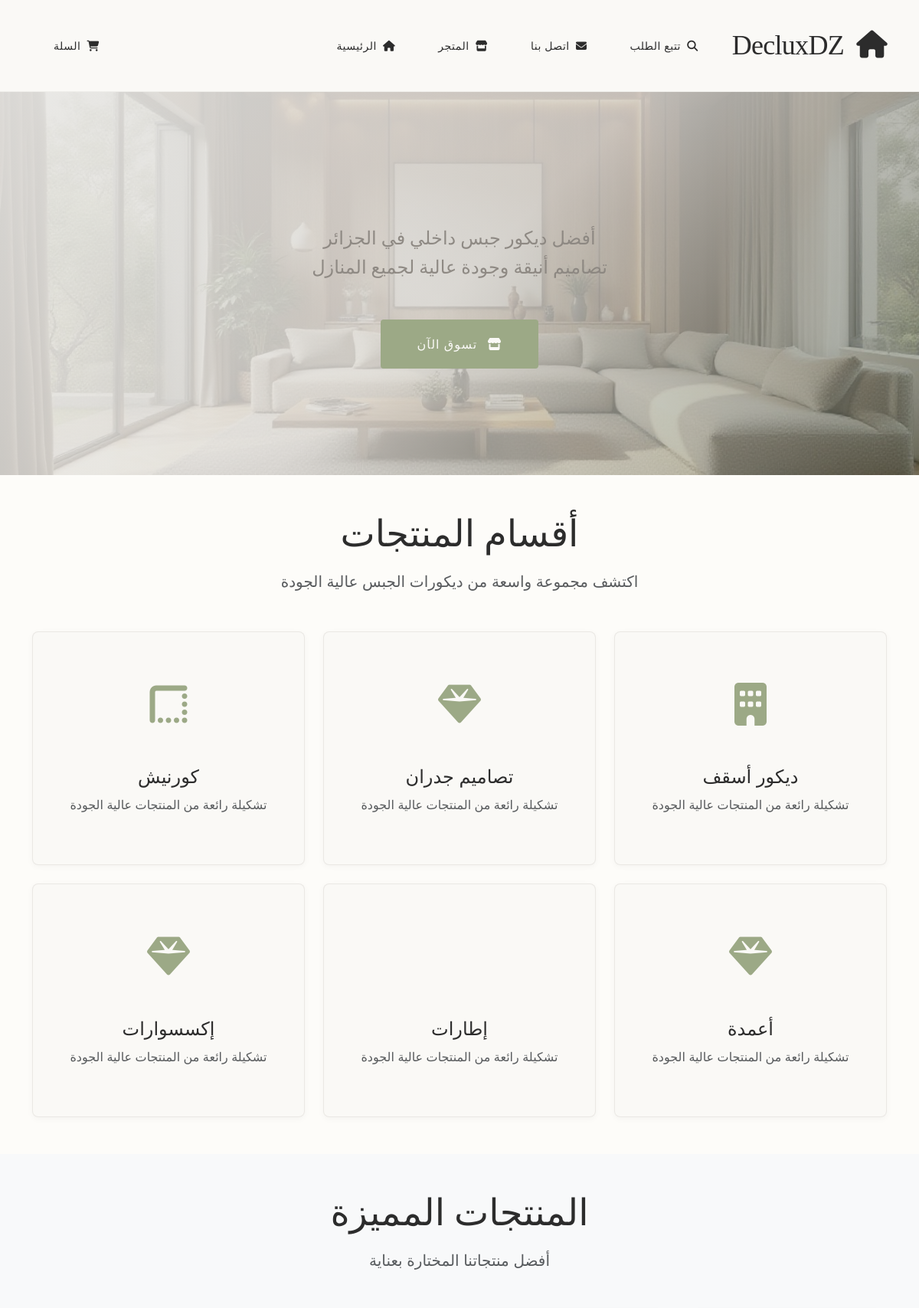
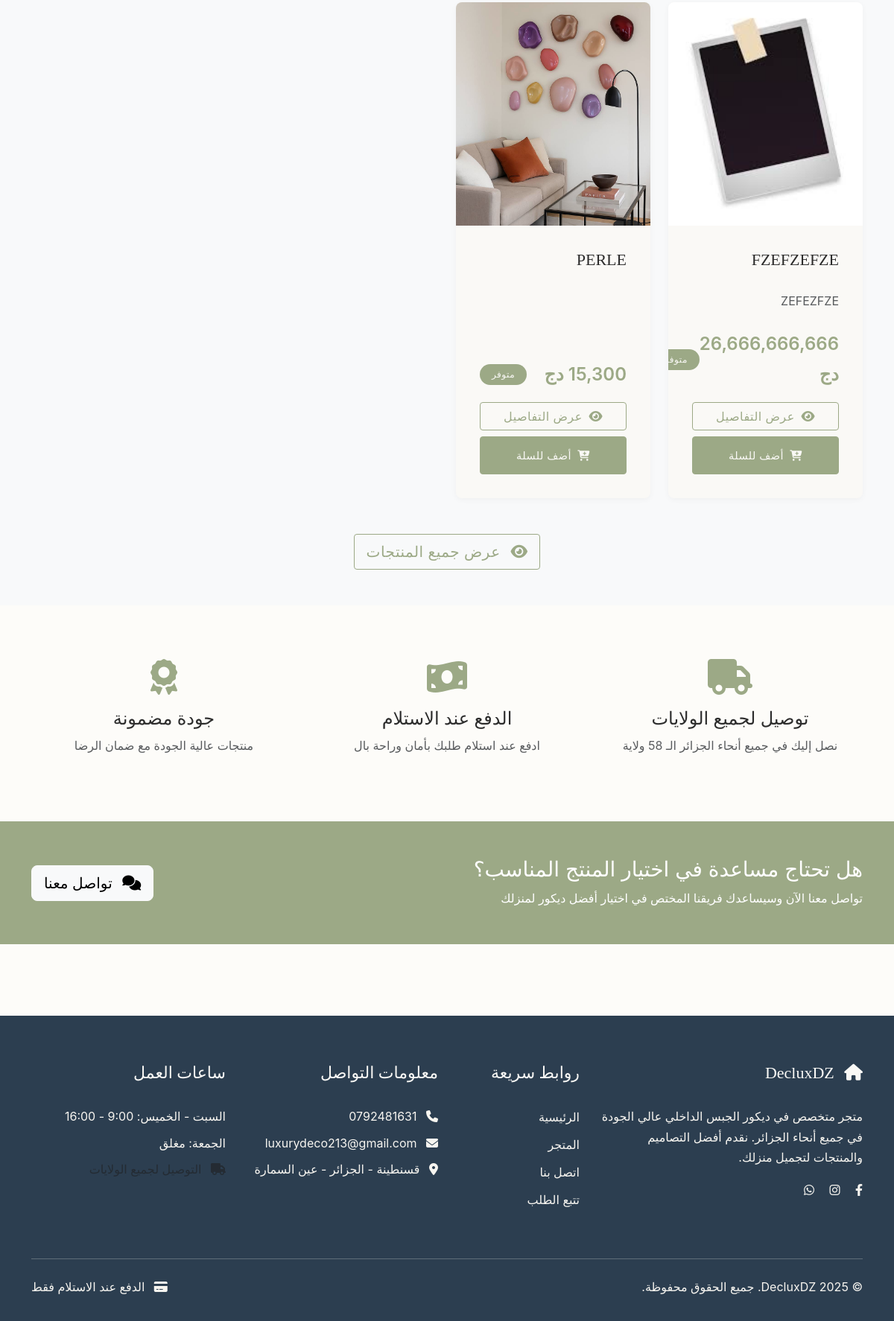
The page / on the database its author committed (2 pictures, top to bottom).
### models.py (models this page shows)
class Category(db.Model):
    id = db.Column(db.Integer, primary_key=True)
    name = db.Column(db.String(100), nullable=False)
    name_ar = db.Column(db.String(100), nullable=False)
    description = db.Column(db.Text)
    created_at = db.Column(db.DateTime, default=datetime.utcnow)
    products = db.relationship('Product', backref='category', lazy=True)

class Product(db.Model):
    id = db.Column(db.Integer, primary_key=True)
    name = db.Column(db.String(200), nullable=False)
    name_ar = db.Column(db.String(200), nullable=False)
    description = db.Column(db.Text)
    description_ar = db.Column(db.Text)
    price = db.Column(db.Float, nullable=False)
    category_id = db.Column(db.Integer, db.ForeignKey('category.id'), nullable=False)
    image_url = db.Column(db.String(200))
    additional_images = db.Column(db.Text)  # JSON string of image URLs
    in_stock = db.Column(db.Boolean, default=True)
    featured = db.Column(db.Boolean, default=False)
    created_at = db.Column(db.DateTime, default=datetime.utcnow)
    updated_at = db.Column(db.DateTime, default=datetime.utcnow, onupdate=datetime.utcnow)
    order_items = db.relationship('OrderItem', backref='product', lazy=True)

### routes.py (the view)
@app.route('/')
def index():
    featured_products = Product.query.filter_by(featured=True, in_stock=True).limit(8).all()
    categories = Category.query.all()
    return render_template('index.html',
                         featured_products=featured_products,
                         categories=categories)

### app.py (called while the page is built)
@app.context_processor
def inject_csrf_token():
    return dict(csrf_token=generate_csrf)

### routes.py (called while the page is built)
@app.context_processor
def inject_cart_count():
    cart_count = 0
    if 'cart' in session:
        cart_count = sum(session['cart'].values())
    return {'cart_count': cart_count}

### templates/index.html (shortened to what this page needs)
{% extends "base.html" %}
{% block content %}
<section class="hero-section" style="
    background-image: linear-gradient(rgba(0,0,0,0.5), rgba(0,0,0,0.3)), url('{{ url_for('static', filename='images/deco.jpg') }}');
    background-size: cover;
    background-position: center center;
    background-repeat: no-repeat;
    background-attachment: scroll;
    min-height: 500px;
    display: flex;
    align-items: center;
">
    <div class="container">
        <div class="hero-content">
            <p class="hero-subtitle">
                أفضل ديكور جبس داخلي في الجزائر
                <br>
                تصاميم أنيقة وجودة عالية لجميع المنازل
            </p>
            <a href="{{ url_for('shop') }}" class="btn btn-hero btn-lg">
                <i class="fas fa-store me-2"></i>
                تسوق الآن
            </a>
        </div>
    </div>
</section>
<section class="py-5">
    <div class="container">
        <div class="text-center mb-5">
            <h2 class="display-5 fw-bold text-primary mb-3">أقسام المنتجات</h2>
            <p class="lead text-muted">اكتشف مجموعة واسعة من ديكورات الجبس عالية الجودة</p>
        </div>
        <div class="row g-4">
            {% if categories %}
                {% for category in categories %}
                <div class="col-lg-4 col-md-6">
                    <a href="{{ url_for('shop', category=category.id) }}" class="category-card d-block">
                        <div class="category-icon">
                            {% if 'سقف' in category.name_ar %}
                                <i class="fas fa-building"></i>
                            {% elif 'جدار' in category.name_ar %}
                                <i class="fas fa-paint-roller"></i>
                            {% elif 'كورنيش' in category.name_ar %}
                                <i class="fas fa-border-style"></i>
                            {% elif 'عمود' in category.name_ar %}
                                <i class="fas fa-columns"></i>
                            {% elif 'إطار' in category.name_ar %}
                                <i class="fas fa-frame"></i>
                            {% else %}
                                <i class="fas fa-gem"></i>
                            {% endif %}
                        </div>
                        <h4 class="fw-bold">{{ category.name_ar }}</h4>
                        <p class="text-muted">{{ category.description or 'تشكيلة رائعة من المنتجات عالية الجودة' }}</p>
                    </a>
                </div>
                {% endfor %}
            {% endif %}
        </div>
    </div>
</section>
<section class="py-5 bg-light">
    <div class="container">
        <div class="text-center mb-5">
            <h2 class="display-5 fw-bold text-primary mb-3">المنتجات المميزة</h2>
            <p class="lead text-muted">أفضل منتجاتنا المختارة بعناية</p>
        </div>
        {% if featured_products %}
        <div class="row g-4">
            {% for product in featured_products %}
            <div class="col-lg-3 col-md-6">
                <div class="card h-100">
                    {% if product.image_url %}
                    <img src="{{ url_for('static', filename='uploads/' + product.image_url) }}"
                         class="card-img-top"
                         alt="{{ product.name_ar }}"
                         onerror="this.src='https://via.placeholder.com/300x250?text=صورة+غير+متوفرة'">
                    {% else %}
                    <img src="https://via.placeholder.com/300x250?text={{ product.name_ar }}"
                         class="card-img-top"
                         alt="{{ product.name_ar }}">
                    {% endif %}
                    <div class="card-body d-flex flex-column">
                        <h5 class="product-title">{{ product.name_ar }}</h5>
                        {% if product.description_ar %}
                        <p class="card-text text-muted flex-grow-1">
                            {{ product.description_ar[:100] }}
                        </p>
                        {% endif %}
                        <div class="mt-auto">
                            <div class="d-flex justify-content-between align-items-center mb-3">
                                <span class="product-price">{{ "{:,.0f}".format(product.price) }} دج</span>
                                <span class="badge bg-success">متوفر</span>
                            </div>
                            <div class="d-grid gap-2">
                                <a href="{{ url_for('product_detail', id=product.id) }}"
                                   class="btn btn-outline-primary">
                                    <i class="fas fa-eye me-1"></i> عرض التفاصيل
                                </a>
                                <form method="POST" action="{{ url_for('add_to_cart') }}" class="d-inline">
                                    <button type="submit" class="btn btn-primary w-100">
                                        <i class="fas fa-cart-plus me-1"></i> أضف للسلة
                                    </button>
                                </form>
                            </div>
                        </div>
                    </div>
                </div>
            </div>
            {% endfor %}
        </div>
        <div class="text-center mt-5">
            <a href="{{ url_for('shop') }}" class="btn btn-outline-primary btn-lg">
                <i class="fas fa-eye me-2"></i>
                عرض جميع المنتجات
            </a>
        </div>
        {% endif %}
    </div>
</section>
<section class="py-5">
    <div class="container">
        <div class="row g-4">
            <div class="col-lg-4 text-center">
                <div class="p-4">
                    <div class="mb-3">
                        <i class="fas fa-truck fa-3x text-primary"></i>
                    </div>
                    <h4>توصيل لجميع الولايات</h4>
                    <p class="text-muted">نصل إليك في جميع أنحاء الجزائر الـ 58 ولاية</p>
                </div>
            </div>
            <div class="col-lg-4 text-center">
                <div class="p-4">
                    <div class="mb-3">
                        <i class="fas fa-money-bill-wave fa-3x text-primary"></i>
                    </div>
                    <h4>الدفع عند الاستلام</h4>
                    <p class="text-muted">ادفع عند استلام طلبك بأمان وراحة بال</p>
                </div>
            </div>
            <div class="col-lg-4 text-center">
                <div class="p-4">
                    <div class="mb-3">
                        <i class="fas fa-award fa-3x text-primary"></i>
                    </div>
                    <h4>جودة مضمونة</h4>
                    <p class="text-muted">منتجات عالية الجودة مع ضمان الرضا</p>
                </div>
            </div>
        </div>
    </div>
</section>
<section class="py-5 bg-primary text-white">
    <div class="container">
        <div class="row align-items-center">
            <div class="col-lg-8">
                <h3 class="fw-bold mb-2">هل تحتاج مساعدة في اختيار المنتج المناسب؟</h3>
                <p class="mb-0 opacity-90">
                    تواصل معنا الآن وسيساعدك فريقنا المختص في اختيار أفضل ديكور لمنزلك
                </p>
            </div>
            <div class="col-lg-4 text-lg-end">
                <a href="{{ url_for('contact') }}" class="btn btn-light btn-lg">
                    <i class="fas fa-comments me-2"></i>
                    تواصل معنا
                </a>
            </div>
        </div>
    </div>
</section>
{% endblock %}

### templates/base.html (shortened to what this page needs)
<!DOCTYPE html>
<html lang="ar" dir="rtl">
<head>
    <link href="https://cdn.jsdelivr.net/npm/bootstrap@5.3.0/dist/css/bootstrap.rtl.min.css" rel="stylesheet">
    <link href="https://cdnjs.cloudflare.com/ajax/libs/font-awesome/6.4.0/css/all.min.css" rel="stylesheet">
    <link href="{{ url_for('static', filename='css/style.css') }}" rel="stylesheet">
</head>
<body>
    <nav class="navbar navbar-expand-lg navbar-dark">
        <div class="container">
            <a class="navbar-brand" href="{{ url_for('index') }}">
                <i class="fas fa-home-lg-alt me-2"></i>
                DecluxDZ
            </a>
            <div class="collapse navbar-collapse" id="navbarNav">
                <ul class="navbar-nav me-auto">
                    <li class="nav-item">
                        <a class="nav-link" href="{{ url_for('index') }}">
                            <i class="fas fa-home me-1"></i> الرئيسية
                        </a>
                    </li>
                    <li class="nav-item">
                        <a class="nav-link" href="{{ url_for('shop') }}">
                            <i class="fas fa-store me-1"></i> المتجر
                        </a>
                    </li>
                    <li class="nav-item">
                        <a class="nav-link" href="{{ url_for('contact') }}">
                            <i class="fas fa-envelope me-1"></i> اتصل بنا
                        </a>
                    </li>
                    <li class="nav-item">
                        <a class="nav-link" href="{{ url_for('track_order') }}">
                            <i class="fas fa-search me-1"></i> تتبع الطلب
                        </a>
                    </li>
                </ul>
                <ul class="navbar-nav">
                    <li class="nav-item">
                        <a class="nav-link" href="{{ url_for('cart') }}">
                            <i class="fas fa-shopping-cart me-1"></i>
                            السلة
                        </a>
                    </li>
                </ul>
            </div>
        </div>
    </nav>
    <main>
        {% block content %}{% endblock %}
    </main>
    <footer class="footer">
        <div class="container">
            <div class="row">
                <div class="col-lg-4 col-md-6 mb-4">
                    <h5>
                        <i class="fas fa-home-lg-alt me-2"></i>
                        DecluxDZ
                    </h5>
                    <p class="mb-3">
                        متجر متخصص في ديكور الجبس الداخلي عالي الجودة في جميع أنحاء الجزائر.
                        نقدم أفضل التصاميم والمنتجات لتجميل منزلك.
                    </p>
                    <div class="social-links">
                        <a href="#" class="me-3"><i class="fab fa-facebook-f"></i></a>
                        <a href="#" class="me-3"><i class="fab fa-instagram"></i></a>
                        <a href="#" class="me-3"><i class="fab fa-whatsapp"></i></a>
                    </div>
                </div>
                <div class="col-lg-2 col-md-6 mb-4">
                    <h5>روابط سريعة</h5>
                    <ul class="list-unstyled">
                        <li class="mb-2"><a href="{{ url_for('index') }}">الرئيسية</a></li>
                        <li class="mb-2"><a href="{{ url_for('shop') }}">المتجر</a></li>
                        <li class="mb-2"><a href="{{ url_for('contact') }}">اتصل بنا</a></li>
                        <li class="mb-2"><a href="{{ url_for('track_order') }}">تتبع الطلب</a></li>
                    </ul>
                </div>
                <div class="col-lg-3 col-md-6 mb-4">
                    <h5>معلومات التواصل</h5>
                    <ul class="list-unstyled">
                        <li class="mb-2">
                            <i class="fas fa-phone me-2"></i>
                                0792481631
                        </li>
                        <li class="mb-2">
                            <i class="fas fa-envelope me-2"></i>
                            luxurydeco213@gmail.com
                        </li>
                        <li class="mb-2">
                            <i class="fas fa-map-marker-alt me-2"></i>
                            قسنطينة - الجزائر - عين السمارة
                        </li>
                    </ul>
                </div>
                <div class="col-lg-3 col-md-6 mb-4">
                    <h5>ساعات العمل</h5>
                    <ul class="list-unstyled">
                        <li class="mb-2">السبت - الخميس: 9:00 - 16:00</li>
                        <li class="mb-2">الجمعة: مغلق</li>
                        <li class="mb-2 text-muted">
                            <i class="fas fa-truck me-2"></i>
                        </li>
                    </ul>
                </div>
            </div>
            <hr class="my-4">
            <div class="row align-items-center">
                <div class="col-md-6">
                    <p class="mb-0">&copy; 2025 DecluxDZ. جميع الحقوق محفوظة.</p>
                </div>
                <div class="col-md-6 text-md-end">
                    <p class="mb-0">
                        <i class="fas fa-credit-card me-2"></i>
                        الدفع عند الاستلام فقط
                    </p>
                </div>
            </div>
        </div>
    </footer>
</body>
</html>

### rows shown on the page
Category: name_ar "ديكور أسقف", description "تشكيلة رائعة من المنتجات عالية الجودة"
Category: name_ar "تصاميم جدران", description "تشكيلة رائعة من المنتجات عالية الجودة"
Category: name_ar "كورنيش", description "تشكيلة رائعة من المنتجات عالية الجودة"
Category: name_ar "أعمدة", description "تشكيلة رائعة من المنتجات عالية الجودة"
Category: name_ar "إطارات", description "تشكيلة رائعة من المنتجات عالية الجودة"
Category: name_ar "إكسسوارات", description "تشكيلة رائعة من المنتجات عالية الجودة"
Product: image_url (picture), name_ar "FZEFZEFZE", description_ar "ZEFEZFZE", price "26,666,666,666"
Product: image_url (picture), name_ar "PERLE", price "15,300"
